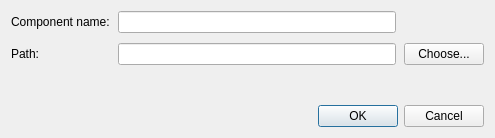
<?xml version="1.0" encoding="UTF-8"?>
<ui version="4.0">
 <class>QmlJSEditor::Internal::ComponentNameDialog</class>
 <widget class="QDialog" name="QmlJSEditor::Internal::ComponentNameDialog">
  <property name="geometry">
   <rect>
    <x>0</x>
    <y>0</y>
    <width>495</width>
    <height>138</height>
   </rect>
  </property>
  <property name="windowTitle">
   <string>Move Component into Separate File</string>
  </property>
  <layout class="QVBoxLayout" name="verticalLayout">
   <property name="spacing">
    <number>0</number>
   </property>
   <item>
    <layout class="QGridLayout" name="gridLayout">
     <property name="horizontalSpacing">
      <number>8</number>
     </property>
     <property name="verticalSpacing">
      <number>10</number>
     </property>
     <item row="0" column="0">
      <widget class="QLabel" name="componentNameLabel">
       <property name="text">
        <string>Component name:</string>
       </property>
      </widget>
     </item>
     <item row="0" column="1">
      <widget class="QLineEdit" name="componentNameEdit"/>
     </item>
     <item row="1" column="0">
      <widget class="QLabel" name="choosePathLabel">
       <property name="text">
        <string>Path:</string>
       </property>
      </widget>
     </item>
     <item row="1" column="1">
      <widget class="QLineEdit" name="pathEdit"/>
     </item>
     <item row="1" column="2">
      <widget class="QPushButton" name="choosePathButton">
       <property name="text">
        <string>Choose...</string>
       </property>
      </widget>
     </item>
     <item row="2" column="1" colspan="2">
      <widget class="QLabel" name="messageLabel">
       <property name="text">
        <string/>
       </property>
      </widget>
     </item>
    </layout>
   </item>
   <item>
    <spacer name="verticalSpacer">
     <property name="orientation">
      <enum>Qt::Vertical</enum>
     </property>
     <property name="sizeHint" stdset="0">
      <size>
       <width>0</width>
       <height>0</height>
      </size>
     </property>
    </spacer>
   </item>
   <item>
    <widget class="QDialogButtonBox" name="buttonBox">
     <property name="orientation">
      <enum>Qt::Horizontal</enum>
     </property>
     <property name="standardButtons">
      <set>QDialogButtonBox::Cancel|QDialogButtonBox::Ok</set>
     </property>
    </widget>
   </item>
  </layout>
 </widget>
 <resources/>
 <connections>
  <connection>
   <sender>buttonBox</sender>
   <signal>accepted()</signal>
   <receiver>QmlJSEditor::Internal::ComponentNameDialog</receiver>
   <slot>accept()</slot>
   <hints>
    <hint type="sourcelabel">
     <x>248</x>
     <y>254</y>
    </hint>
    <hint type="destinationlabel">
     <x>157</x>
     <y>274</y>
    </hint>
   </hints>
  </connection>
  <connection>
   <sender>buttonBox</sender>
   <signal>rejected()</signal>
   <receiver>QmlJSEditor::Internal::ComponentNameDialog</receiver>
   <slot>reject()</slot>
   <hints>
    <hint type="sourcelabel">
     <x>316</x>
     <y>260</y>
    </hint>
    <hint type="destinationlabel">
     <x>286</x>
     <y>274</y>
    </hint>
   </hints>
  </connection>
 </connections>
</ui>
